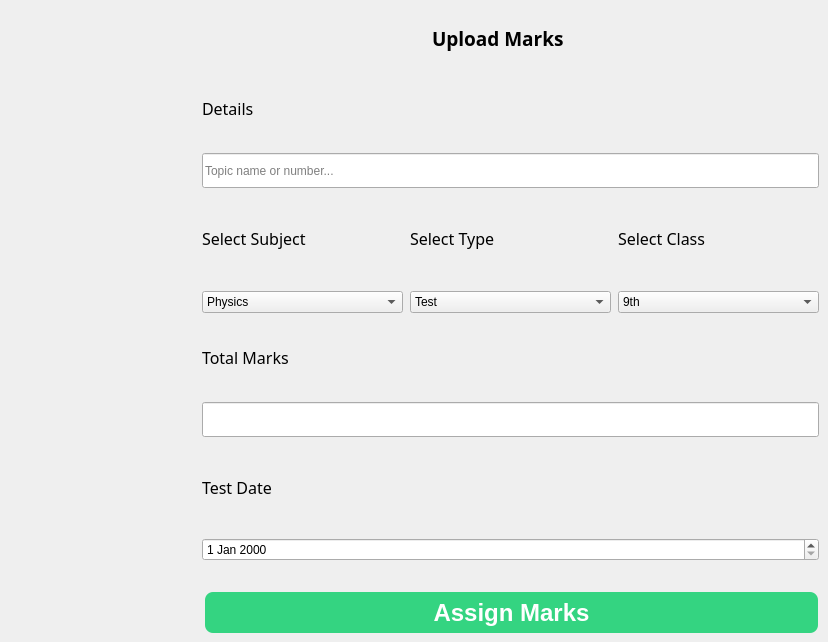
          <widget class="QWidget" name="page_6">
           <widget class="QLabel" name="label_16">
            <property name="geometry">
             <rect>
              <x>432</x>
              <y>20</y>
              <width>177</width>
              <height>37</height>
             </rect>
            </property>
            <property name="font">
             <font>
              <family>Poppins</family>
              <pointsize>14</pointsize>
              <bold>true</bold>
             </font>
            </property>
            <property name="text">
             <string>Upload Marks</string>
            </property>
           </widget>
           <widget class="QPushButton" name="assign_marks">
            <property name="geometry">
             <rect>
              <x>205</x>
              <y>592</y>
              <width>613</width>
              <height>41</height>
             </rect>
            </property>
            <property name="minimumSize">
             <size>
              <width>0</width>
              <height>41</height>
             </size>
            </property>
            <property name="font">
             <font>
              <pointsize>-1</pointsize>
              <bold>true</bold>
             </font>
            </property>
            <property name="styleSheet">
             <string notr="true">QPushButton{
	background-color : #34D481;
	color : white;
	border : none;
	border-radius : 8px;
	font-weight : semi-bold;
	font-size : 24px;
}</string>
            </property>
            <property name="text">
             <string>Assign Marks</string>
            </property>
           </widget>
           <widget class="QWidget" name="layoutWidget">
            <property name="geometry">
             <rect>
              <x>202</x>
              <y>68</y>
              <width>617</width>
              <height>493</height>
             </rect>
            </property>
            <layout class="QVBoxLayout" name="verticalLayout_31">
             <property name="spacing">
              <number>4</number>
             </property>
             <item>
              <layout class="QVBoxLayout" name="verticalLayout_21">
               <item>
                <widget class="QLabel" name="label_17">
                 <property name="font">
                  <font>
                   <family>Poppins</family>
                   <pointsize>12</pointsize>
                  </font>
                 </property>
                 <property name="text">
                  <string>Details</string>
                 </property>
                </widget>
               </item>
               <item>
                <widget class="QLineEdit" name="nameLineEdit">
                 <property name="minimumSize">
                  <size>
                   <width>0</width>
                   <height>35</height>
                  </size>
                 </property>
                 <property name="maximumSize">
                  <size>
                   <width>16777215</width>
                   <height>35</height>
                  </size>
                 </property>
                 <property name="placeholderText">
                  <string>Topic name or number...</string>
                 </property>
                </widget>
               </item>
              </layout>
             </item>
             <item>
              <layout class="QHBoxLayout" name="horizontalLayout_8">
               <property name="spacing">
                <number>7</number>
               </property>
               <item>
                <layout class="QVBoxLayout" name="verticalLayout_26">
                 <item>
                  <widget class="QLabel" name="label_25">
                   <property name="font">
                    <font>
                     <family>Poppins</family>
                     <pointsize>12</pointsize>
                    </font>
                   </property>
                   <property name="text">
                    <string>Select Subject</string>
                   </property>
                  </widget>
                 </item>
                 <item>
                  <widget class="QComboBox" name="genderComboBox_3">
                   <item>
                    <property name="text">
                     <string>Physics</string>
                    </property>
                   </item>
                   <item>
                    <property name="text">
                     <string>Chemistry</string>
                    </property>
                   </item>
                   <item>
                    <property name="text">
                     <string>Math</string>
                    </property>
                   </item>
                   <item>
                    <property name="text">
                     <string>English</string>
                    </property>
                   </item>
                   <item>
                    <property name="text">
                     <string>Urdu</string>
                    </property>
                   </item>
                   <item>
                    <property name="text">
                     <string>Biology</string>
                    </property>
                   </item>
                   <item>
                    <property name="text">
                     <string>Computer</string>
                    </property>
                   </item>
                  </widget>
                 </item>
                </layout>
               </item>
               <item>
                <layout class="QVBoxLayout" name="verticalLayout_28">
                 <item>
                  <widget class="QLabel" name="label_27">
                   <property name="font">
                    <font>
                     <family>Poppins</family>
                     <pointsize>12</pointsize>
                    </font>
                   </property>
                   <property name="text">
                    <string>Select Type</string>
                   </property>
                  </widget>
                 </item>
                 <item>
                  <widget class="QComboBox" name="genderComboBox_4">
                   <item>
                    <property name="text">
                     <string>Test</string>
                    </property>
                   </item>
                   <item>
                    <property name="text">
                     <string>Assignment</string>
                    </property>
                   </item>
                  </widget>
                 </item>
                </layout>
               </item>
               <item>
                <layout class="QVBoxLayout" name="verticalLayout_27">
                 <item>
                  <widget class="QLabel" name="label_26">
                   <property name="font">
                    <font>
                     <family>Poppins</family>
                     <pointsize>12</pointsize>
                    </font>
                   </property>
                   <property name="text">
                    <string>Select Class</string>
                   </property>
                  </widget>
                 </item>
                 <item>
                  <widget class="QComboBox" name="classComboBox_2">
                   <item>
                    <property name="text">
                     <string>9th</string>
                    </property>
                   </item>
                   <item>
                    <property name="text">
                     <string>10th</string>
                    </property>
                   </item>
                   <item>
                    <property name="text">
                     <string>1st Year</string>
                    </property>
                   </item>
                   <item>
                    <property name="text">
                     <string>2nd Year</string>
                    </property>
                   </item>
                  </widget>
                 </item>
                </layout>
               </item>
              </layout>
             </item>
             <item>
              <layout class="QVBoxLayout" name="verticalLayout_29">
               <item>
                <widget class="QLabel" name="label_28">
                 <property name="font">
                  <font>
                   <family>Poppins</family>
                   <pointsize>12</pointsize>
                  </font>
                 </property>
                 <property name="text">
                  <string>Total Marks</string>
                 </property>
                </widget>
               </item>
               <item>
                <widget class="QLineEdit" name="nameLineEdit_3">
                 <property name="minimumSize">
                  <size>
                   <width>0</width>
                   <height>35</height>
                  </size>
                 </property>
                 <property name="maximumSize">
                  <size>
                   <width>16777215</width>
                   <height>35</height>
                  </size>
                 </property>
                </widget>
               </item>
              </layout>
             </item>
             <item>
              <layout class="QVBoxLayout" name="verticalLayout_30">
               <item>
                <widget class="QLabel" name="label_29">
                 <property name="font">
                  <font>
                   <family>Poppins</family>
                   <pointsize>12</pointsize>
                  </font>
                 </property>
                 <property name="text">
                  <string>Test Date</string>
                 </property>
                </widget>
               </item>
               <item>
                <widget class="QDateEdit" name="dobDateEdit_2"/>
               </item>
              </layout>
             </item>
            </layout>
           </widget>
          </widget>
